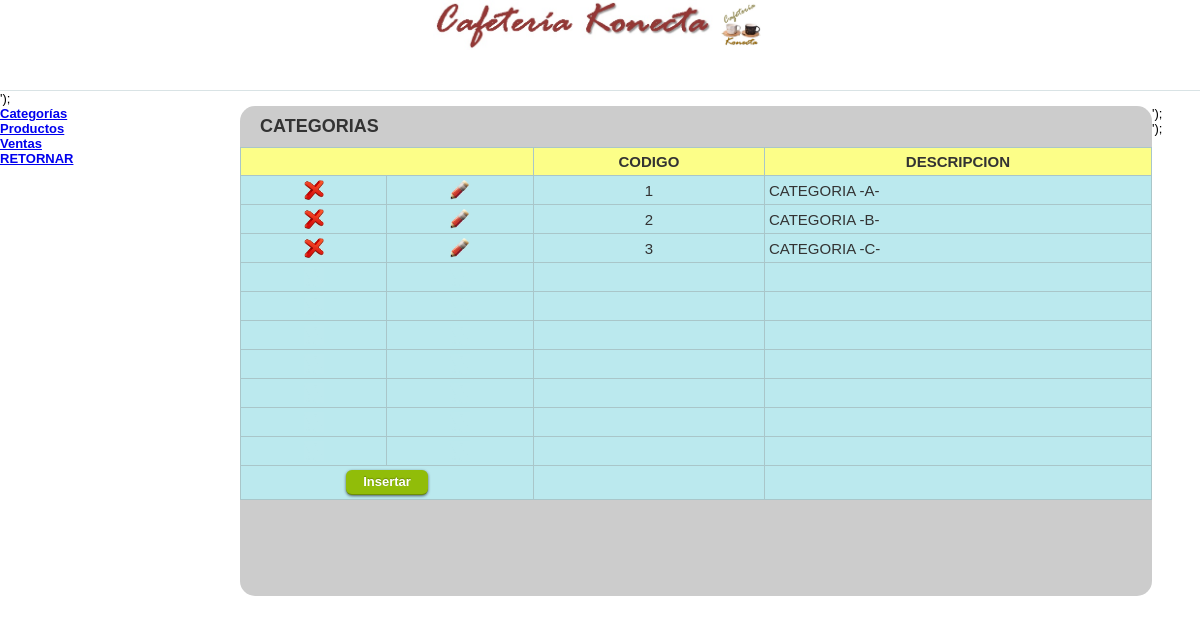
Screenshot of /konecta/ingresar.php?action=categoria with the database file from the repository.
### tables this page shows
CREATE TABLE `categoria` (
  `codigo` varchar(5) NOT NULL DEFAULT '',
  `descripcion` varchar(100) DEFAULT NULL
);

### konecta/app/model/db.class.php (called while the page is built, shortened)
<?php
class database{
private $conexion;
public function conectar(){
      if(!isset($this->conexion)){
         $this->conexion = new mysqli('localhost','factory_majosa','majosa24091970','factory_konecta');
      }
 }
public function consulta($sql){
     $resultado =$this->conexion->query($sql);
     return $resultado;
}
function numero_de_filas($result){
     return $result->num_rows;
}
function fetch_assoc($result){
      return $result->fetch_assoc();
}
}
?>

### konecta/app/model/categoria.class.php (called while the page is built, shortened)
<?php
require_once "db.class.php";
class categoria extends database {
  function total_reg(){
   $query = $this->consulta("select * from categoria");
   return ($this->numero_de_filas($query));
	}
	function det_categorias($inicio){
  $data=array();
  $query = $this->consulta("select * from categoria
                            order by codigo limit ".$inicio.",10");
  if($this->numero_de_filas($query) > 0){
			while ($Array = $this->fetch_assoc($query) )
				$data[] = $Array;
	}
		return $data;
  }
}
?>

### konecta/app/views/default/modules/m.table_categoria.php (the view, shortened to what this page needs)
<div class="t"><?php echo $titulo; ?></div>
<table border="0" cellspacing="0" cellpadding="0" class="hovertable" width="100%">
	  <tr>
    <th style='background-color:#fcfe88' colspan="2"></th>
	  <th style='background-color:#fcfe88'>CODIGO</th>
	  <th style='background-color:#fcfe88'>DESCRIPCION</th>
	  </tr>
    <?php $cantidad=0; ?>
	  <?php foreach ($Array as $data): ?>
    <?php $cantidad++; ?>
	  <tr onmouseover="this.style.backgroundColor='#89F2AC';" onmouseout="this.style.backgroundColor='#BBE9EE';">
        <td align="center"> <img id="elemento1"  class="confirmar" src="imagenes/foto1.jpg" onClick="Eliminar(<?php echo $data['codigo'];?>,<?php echo $inicio; ?>,<?php echo $total_categorias; ?>)" height="20" width="20" alt="Eliminar" title="Eliminar">  </td>
        <td align="center"> <img id="elemento2"  class="confirmar" src="imagenes/editar.jpg" onClick="Editar(<?php echo $data['codigo'];?>,<?php echo $inicio; ?>)" height="20" width="20" alt="Editar" title="Editar">  </td>
        <td align="center"><?php echo $data['codigo'];?></td>
        <td><?php echo ($data['descripcion']);?></td>
	  </tr>
	  <?php endforeach; ?>
            <?php
            if ($cantidad>=1 && $cantidad<10){
                  for ($i=1; $i<=10-$cantidad; $i++) {  ?>
                     <tr onmouseover="this.style.backgroundColor='#89F2AC';" onmouseout="this.style.backgroundColor='#BBE9EE';">
                     <td align="center"> <img id="elemento1"  class="confirmar" src="imagenes/foto1b.jpg" height="20" width="20" >  </td>
                     <td align="center"> <img id="elemento2"  class="confirmar" src="imagenes/foto1b.jpg" height="20" width="20" >  </td>
                     <td></td><td></td>
	             </tr>
                 <?php }
                    if($total_categorias>10){ ?>
                        <tr>
                        <td align="center" colspan="2"><INPUT TYPE="button" class="button medium green" id="bton_insertar" value="  Insertar  "></td>
                        <td></td><td></td>
                        <td align="center">
                        <INPUT TYPE="button" class="button medium green" name="restar" onclick="disminuir(<?php echo $inicio; ?>);" value=" <<  Anterior  ">
                        </td>
                        </tr>
                     <?php } else { ?>
                        <tr>
                        <td align="center" colspan="2"><INPUT TYPE="button" class="button medium green" id="bton_insertar" value="  Insertar  "></td>
                        <td></td><td></td>
                        </tr>
                     <?php }
             } ?>
            </table>

### konecta/app/views/default/css/estilo.css (style rules this page uses)
* { padding: 0; margin: 0; }
body { font-family: Verdana, Arial, Helvetica, sans-serif; font-size: 13px; background-color:#FFFFFF; }
#wrapper { margin: 0 auto; width: 100%; }
#header { width: 100%; float: left; height: 90px; background:#FFFFFF; border-bottom:1px solid #D9E3E5; }
#leftcolumn { height:inherit; width: 20%; float: left; }
#content { float: left; color: #333; background:#CCCCCC; width:76%; height:490px; display: inline; border-radius:15px; }
.t { font-size:18px; font-weight:bold; margin:10px 0 10px 0; padding-left:20px; }
.confirmar { cursor:pointer; }
table.hovertable { font-family: verdana,arial,sans-serif; font-size:15px; color:#333333; border-width: 1px; border-color: #999999; border-collapse: collapse; }
table.hovertable th { background-color:#c3dde0; border-width: 1px; padding: 5px; border-style: solid; border-color: #a9c6c9; }
table.hovertable tr { background-color:#BBE9EE; }
table.hovertable td { border-width: 1px; padding: 4px; border-style: solid; border-color: #a9c6c9; }
.button, .button:visited { background: #222 url(http://sites.google.com/site/zavaletaster/Home/overlay.png) repeat-x; display: inline-block; padding: 5px 10px 6px; color: #FFF; text-decoration: none; -moz-border-radius: 6px; -webkit-border-radius: 6px; -moz-box-shadow: 0 1px 3px rgba(0,0,0,0.6); -webkit-box-shadow: 0 1px 3px rgba(0,0,0,0.6); text-shadow: 0 -1px 1px rgba(0,0,0,0.25); border-top: 0px; border-left: 0px; border-right: 0px; border-bottom: 1px solid rgba(0,0,0,0.25); position: relative; cursor:pointer; }
.button, .button:visited,.medium.button, .medium.button:visited { font-size: 13px; font-weight: bold; line-height: 1; text-shadow: 0 -1px 1px rgba(0,0,0,0.25); }
.green.button, .green.button:visited { background-color: #91BD09; }

### rows the page displays
categoria: codigo "1", descripcion "CATEGORIA -A-"
categoria: codigo "2", descripcion "CATEGORIA -B-"
categoria: codigo "3", descripcion "CATEGORIA -C-"

### other values shown
$titulo "CATEGORIAS"
